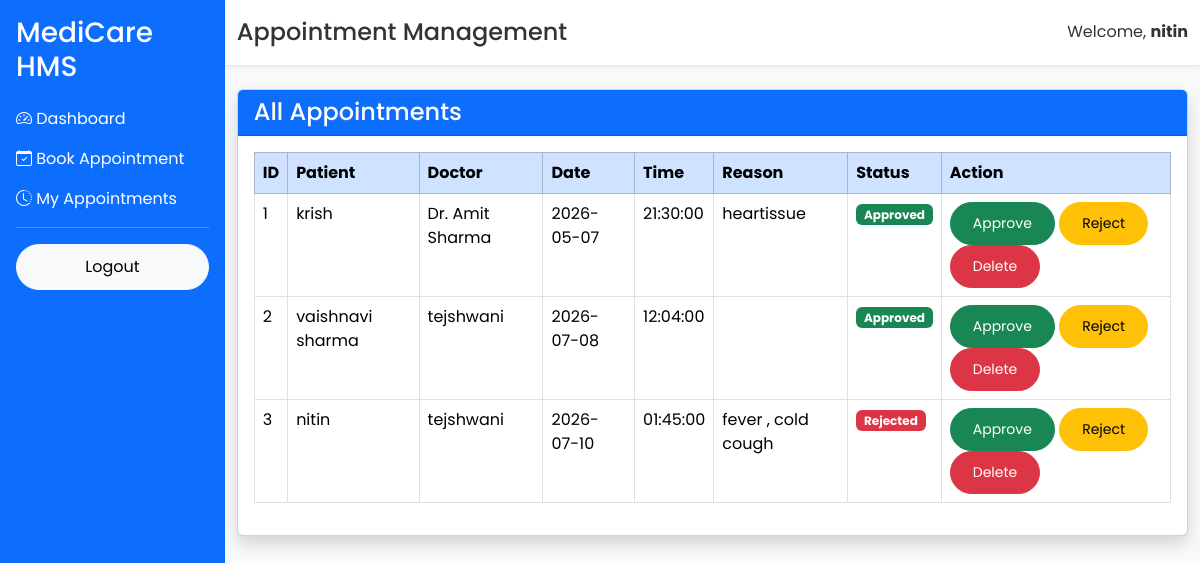
Screenshot of /admin/appointments (signed in) with the database file from the repository.
### app/models/user.py (models this page shows, shortened)
class User(UserMixin, db.Model):
    __tablename__ = "users"
    id = db.Column(db.Integer, primary_key=True)
    full_name = db.Column(db.String(100), nullable=False)
    email = db.Column(db.String(120), unique=True, nullable=False)
    phone = db.Column(db.String(15), unique=True, nullable=True)
    password = db.Column(db.String(255), nullable=False)
    role = db.Column(db.String(20), default="patient")
    is_active = db.Column(db.Boolean, default=True)
    created_at = db.Column(db.DateTime, server_default=db.func.now())

### app/models/appointment.py (models this page shows)
class Appointment(db.Model):
    __tablename__ = "appointments"
    id = db.Column(db.Integer, primary_key=True)
    patient_id = db.Column(
        db.Integer,
        db.ForeignKey("users.id"),
        nullable=False
    )
    doctor_id = db.Column(
        db.Integer,
        db.ForeignKey("doctors.id"),
        nullable=False
    )
    appointment_date = db.Column(
        db.Date,
        nullable=False
    )
    appointment_time = db.Column(
        db.Time,
        nullable=False
    )
    reason = db.Column(db.Text)
    status = db.Column(
        db.String(20),
        default="Pending"
    )
    created_at = db.Column(
        db.DateTime,
        server_default=db.func.now()
    )
    patient = db.relationship(
        "User",
        foreign_keys=[patient_id]
    )
    doctor = db.relationship(
        "Doctor",
        foreign_keys=[doctor_id]
    )

### app/models/doctor.py (models this page shows, shortened)
class Doctor(db.Model):
    __tablename__ = "doctors"
    id = db.Column(db.Integer, primary_key=True)
    full_name = db.Column(db.String(100), nullable=False)
    specialization = db.Column(db.String(100), nullable=False)
    email = db.Column(db.String(120), unique=True)
    phone = db.Column(db.String(15))
    qualification = db.Column(db.String(100))
    experience = db.Column(db.Integer)
    consultation_fee = db.Column(db.Float)
    created_at = db.Column(
        db.DateTime,
        server_default=db.func.now()
    )

### app/routes/admin.py (the view)
@admin.route("/admin/appointments")
@login_required
def appointment_list():
    appointments = Appointment.query.all()
    return render_template(
        "admin/appointments.html",
        appointments=appointments
    )

### app/templates/admin/appointments.html (shortened to what this page needs)
{% extends "layout/dashboard_base.html" %}
{% block page_title %}
Appointment Management
{% endblock %}
{% block content %}
<div class="card shadow">
    <div class="card-header bg-primary text-white">
        <h4 class="mb-0">
            All Appointments
        </h4>
    </div>
    <div class="card-body">
        <table class="table table-bordered table-hover">
            <thead class="table-primary">
                <tr>
                    <th>ID</th>
                    <th>Patient</th>
                    <th>Doctor</th>
                    <th>Date</th>
                    <th>Time</th>
                    <th>Reason</th>
                    <th>Status</th>
                    <th>Action</th>
                </tr>
            </thead>
            <tbody>
            {% for appointment in appointments %}
                <tr>
                    <td>{{ appointment.id }}</td>
                    <td>{{ appointment.patient.full_name }}</td>
                    <td>{{ appointment.doctor.full_name }}</td>
                    <td>{{ appointment.appointment_date }}</td>
                    <td>{{ appointment.appointment_time }}</td>
                    <td>{{ appointment.reason }}</td>
                    <td>
                        {% if appointment.status == "Pending" %}
                            <span class="badge bg-warning text-dark">
                                Pending
                            </span>
                        {% elif appointment.status == "Approved" %}
                            <span class="badge bg-success">
                                Approved
                            </span>
                        {% else %}
                            <span class="badge bg-danger">
                                Rejected
                            </span>
                        {% endif %}
                    </td>
                    <td>
                        <a href="/admin/appointments/approve/{{ appointment.id }}"
                           class="btn btn-success btn-sm">
                            Approve
                        </a>
                        <a href="/admin/appointments/reject/{{ appointment.id }}"
                           class="btn btn-warning btn-sm">
                            Reject
                        </a>
                        <a href="/admin/appointments/delete/{{ appointment.id }}"
                           class="btn btn-danger btn-sm"
                           onclick="return confirm('Delete this appointment?')">
                            Delete
                        </a>
                    </td>
                </tr>
            {% else %}
                <tr>
                    <td colspan="8" class="text-center">
                        No Appointments Found
                    </td>
                </tr>
            {% endfor %}
            </tbody>
        </table>
    </div>
</div>
{% endblock %}

### app/templates/layout/dashboard_base.html (shortened to what this page needs)
<!DOCTYPE html>
<html lang="en">
<head>
<link href="https://cdn.jsdelivr.net/npm/bootstrap@5.3.3/dist/css/bootstrap.min.css" rel="stylesheet">
<link href="https://cdn.jsdelivr.net/npm/bootstrap-icons@1.11.3/font/bootstrap-icons.min.css" rel="stylesheet">
<link rel="stylesheet"
href="{{ url_for('static', filename='css/style.css') }}">
</head>
<body class="bg-light">
<div class="d-flex">
    <div class="bg-primary text-white p-3 vh-100" style="width:260px;">
        <h3 class="mb-4">
            MediCare HMS
        </h3>
       {% if current_user.role == "admin" %}
<a href="{{ url_for('admin.admin_dashboard') }}" class="d-block text-white text-decoration-none mb-3">
    <i class="bi bi-speedometer2"></i> Dashboard
</a>
<a href="{{ url_for('doctor.doctor_list') }}" class="d-block text-white text-decoration-none mb-3">
    <i class="bi bi-person-vcard"></i> Doctors
</a>
<a href="/admin/departments" class="d-block text-white text-decoration-none mb-3">
    <i class="bi bi-building"></i> Departments
</a>
<a href="/admin/appointments" class="d-block text-white text-decoration-none mb-3">
    <i class="bi bi-calendar-check"></i> Appointments
</a>
<a href="/admin/patients" class="d-block text-white text-decoration-none mb-3">
    <i class="bi bi-people"></i> Patients
</a>
<a href="/admin/billing" class="d-block text-white text-decoration-none mb-3">
    <i class="bi bi-receipt"></i> Billing
</a>
<a href="/admin/rooms" class="d-block text-white text-decoration-none mb-3">
    <i class="bi bi-door-open"></i> Rooms
</a>
<a href="/admin/beds" class="d-block text-white text-decoration-none mb-3">
    <i class="bi bi-grid-3x3-gap"></i> Beds
</a>
<a href="/admin/operation-theatres" class="d-block text-white text-decoration-none mb-3">
    <i class="bi bi-hospital"></i> Operation Theatre
</a>
<a href="/admin/reports" class="d-block text-white text-decoration-none mb-3">
    <i class="bi bi-bar-chart"></i> Reports
</a>
<a href="/admin/admissions" class="d-block text-white text-decoration-none mb-3">
    <i class="bi bi-hospital-fill"></i> Admissions
</a>
{% elif current_user.role == "patient" %}
<a href="/patient/dashboard" class="d-block text-white text-decoration-none mb-3">
    <i class="bi bi-speedometer2"></i> Dashboard
</a>
<a href="/appointments/book" class="d-block text-white text-decoration-none mb-3">
    <i class="bi bi-calendar-check"></i> Book Appointment
</a>
<a href="/appointments/my" class="d-block text-white text-decoration-none mb-3">
    <i class="bi bi-clock-history"></i> My Appointments
</a>
{% endif %}
        <hr>
        <a href="/logout" class="btn btn-light w-100">
            Logout
        </a>
    </div>
    <div class="flex-grow-1">
        <nav class="navbar navbar-light bg-white shadow-sm">
            <div class="container-fluid">
                <h4 class="mb-0">
                    {% block page_title %}{% endblock %}
                </h4>
                <span>
                    Welcome,
                    <strong>{{ current_user.full_name }}</strong>
                </span>
            </div>
        </nav>
        <div class="container-fluid mt-4">
            {% block content %}
            {% endblock %}
        </div>
    </div>
</div>
</body>
</html>

### app/static/css/style.css (style rules this page uses)
* { margin:0; padding:0; box-sizing:border-box; font-family:'Poppins',sans-serif; }
body { background:#f5f8fc; color:#333; }
.navbar { transition:.4s; padding:18px 0; }
.btn { border-radius:50px; padding:10px 22px; }

### rows the page displays
User: full_name "nitin"
Appointment: id "1", patient.full_name "krish", doctor.full_name "Dr. Amit Sharma", appointment_date "2026-05-07", appointment_time "21:30:00", reason "heartissue", status "Approved"
Appointment: id "2", patient.full_name "vaishnavi sharma", doctor.full_name "tejshwani", appointment_date "2026-07-08", appointment_time "12:04:00", status "Approved"
Appointment: id "3", patient.full_name "nitin", doctor.full_name "tejshwani", appointment_date "2026-07-10", appointment_time "01:45:00", reason "fever , cold cough", status "Rejected"
